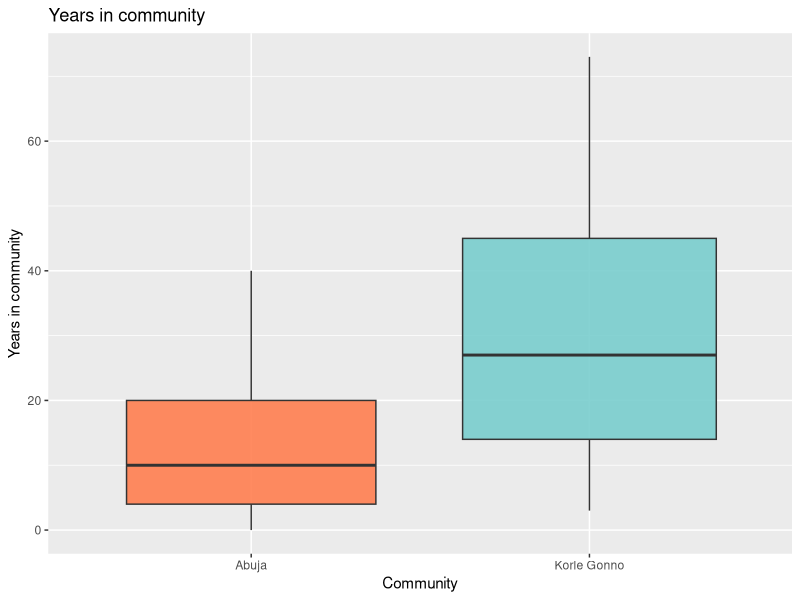
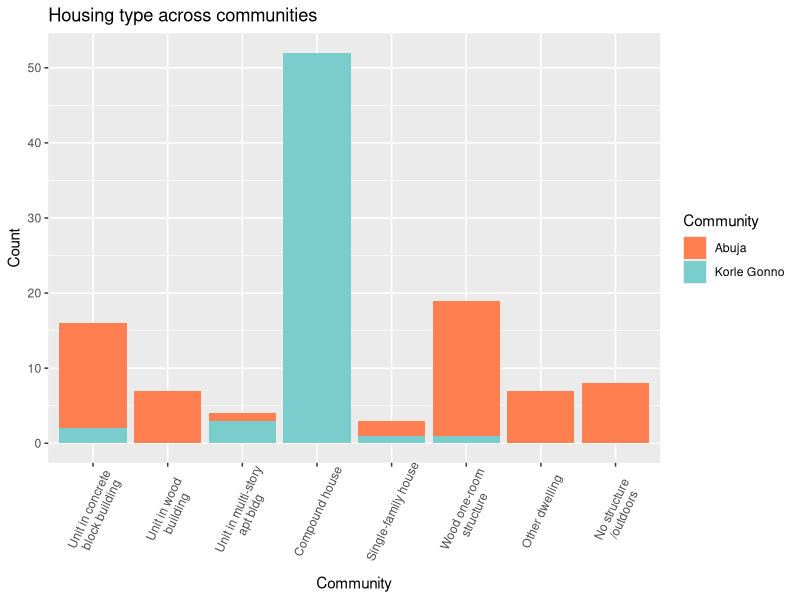
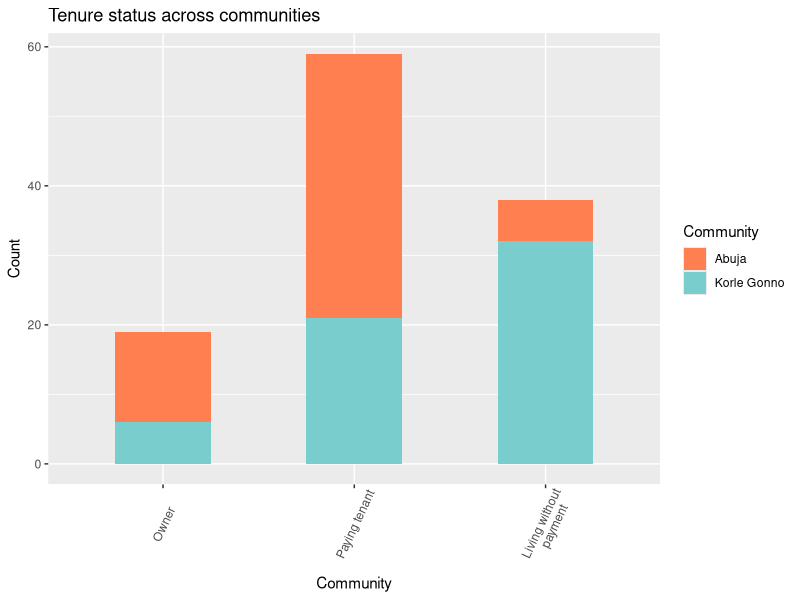
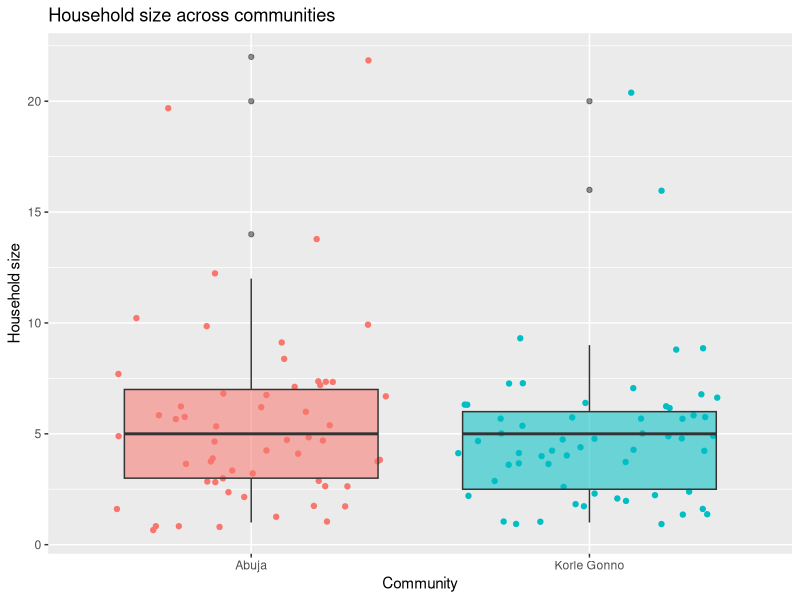
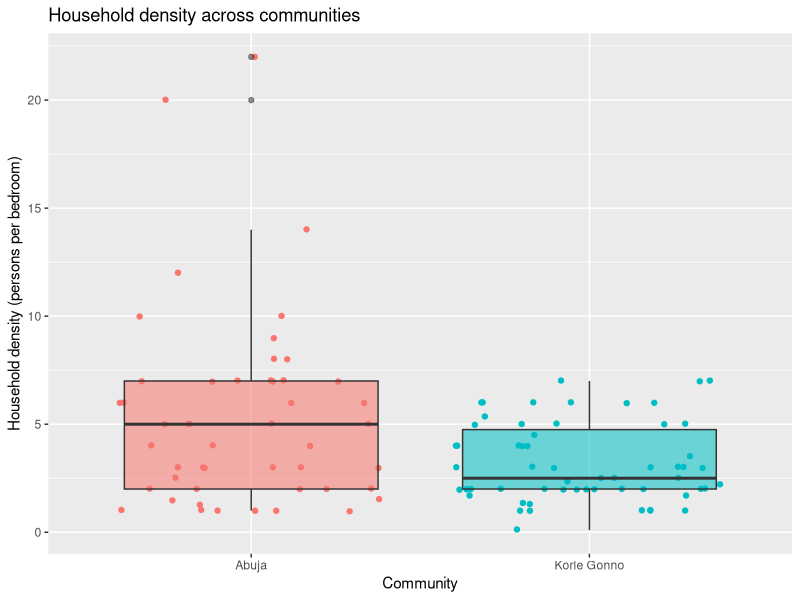
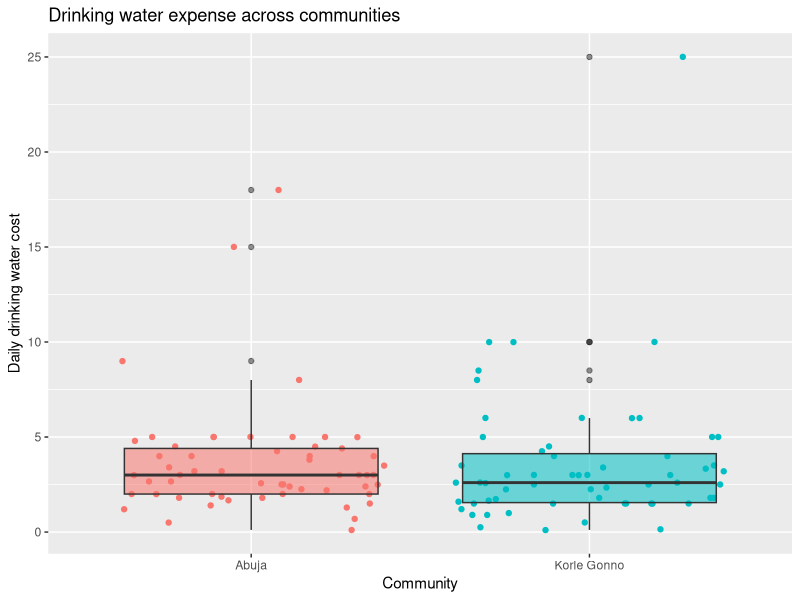
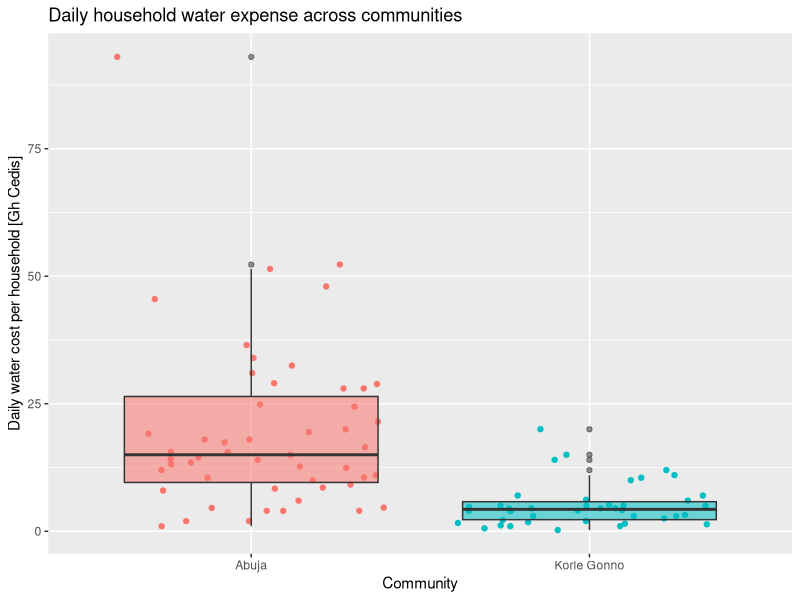
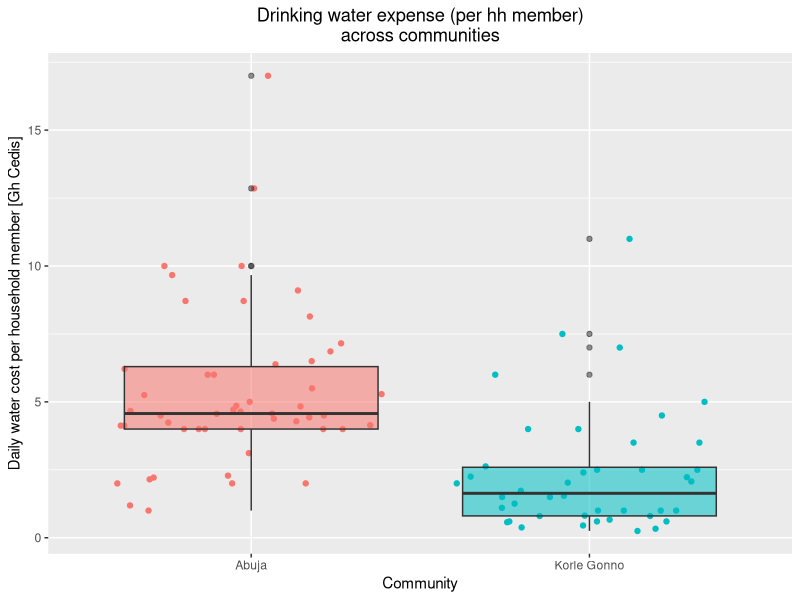

Write the R code that produced these figures, in order.
## ---- chunk 1
library(tidyverse)
library(dplyr)
library(readxl)
library(tidyr)
## ---- chunk 2
data <- read_excel(here::here("data/raw/r_household_survey_analysis.xlsx"))
## ---- chunk 3

# Add variables I will need

processed_data <- data |> 
  mutate(hh_size = adult_count + child_count,.after=child_count)  |> 
  mutate(density = hh_size / rooms_in_hh,.after =rooms_in_hh) 

processed_data <- processed_data %>% 
  group_by(time_of_last_coping) %>% 
  mutate(mean_storage_for_coping_time = mean(storage),.after = time_of_last_coping) 

## ---- chunk 4

processed_data <- processed_data %>%
  mutate(density = na_if(density,Inf)) %>% 
  mutate(secondary_dw_source = na_if(secondary_dw_source,"na")) %>% 
  mutate(reasons_secondary_dw = na_if(reasons_secondary_dw,"na")) %>% 
  mutate(preferred_brand = na_if(preferred_brand,"na")) %>% 
  mutate(secondary_water_source = na_if(secondary_water_source,"na")) %>% 
  mutate(coping_mechanisms = na_if(coping_mechanisms, "na")) %>% 
  mutate(business_type = na_if(business_type,"na")) %>% 
  mutate(daily_hh_water_cost = na_if(daily_hh_water_cost, "na")) %>% 
  mutate(daily_hh_water_cost_phhm = na_if(daily_hh_water_cost_phhm,"na")) 

processed_data$daily_hh_water_cost <- as.numeric(processed_data$daily_hh_water_cost)
processed_data$daily_hh_water_cost_phhm <- as.numeric(processed_data$daily_hh_water_cost_phhm)
## ---- chunk 5
abuja_data <- filter(.data = processed_data,
                    community=="abuja")
kg_data <- filter(.data = processed_data,
                  community == "kg")
## ---- chunk 6
#Label housing categories
housing_labels <- c("block_unit" = "Unit in concrete\nblock building",
                              "wood_unit" = "Unit in wood\n building",
                              "multistory_apt" = "Unit in multi-story\napt bldg",
                              "compound_house" = "Compound house",
                              "house" = "Single-family house",
                              "wood_shack" = "Wood one-room\nstructure",
                              "other" = "Other dwelling",
                              "no_structure" = "No structure\n/outdoors")


#Set order of housing type categories
processed_data$housing_type <- factor(processed_data$housing_type, 
                                    levels = c("block_unit",
                                                "wood_unit",
                                                "multistory_apt",
                                                "compound_house",
                                                "house",
                                                "wood_shack",
                                                "other",
                                                "no_structure"))

#label tenure status options
tenure_labels <- c("no_payment" = "Living without \n payment",
                              "owned" = "Owner",
                              "rented" = "Paying tenant")

#Set order of tenure status
processed_data$tenure <- factor(processed_data$tenure,
                              levels = c("owned",
                                         "rented",
                                         "no_payment"))

#labels for time of last coping
time_of_coping_labels <- c("last_3_days" = "In the last three days",
                                        "last_7_days" = "In the last week",
                                        "last_30_days" = "In the last month",
                                         "last_year" = "In the last year",
                                         "over_year_ago" = "Over a year ago",
                                         "na" = "Never/cannot remember")

#orders of time of last coping
processed_data$time_of_last_coping <- factor(processed_data$time_of_last_coping,
                                             levels = c("last_3_days",
                                                        "last_7_days",
                                                        "last_30_days",
                                                        "last_year",
                                                        "over_year_ago",
                                                        "na"))

#communities
community_labels <- c("abuja" = "Abuja",
                      "kg" = "Korle Gonno")

## ---- chunk 7
processed_data |> 
  ggplot(mapping = aes(x=community,
                       y = years_in_community,
                       fill = community)) +
  geom_boxplot(varwidth=TRUE,alpha=0.9) +
  labs(title="Years in community",
       x = "Community", 
       y = "Years in community") +
       # caption="" to add a caption
  scale_x_discrete("Community",
                   labels = c("abuja" = "Abuja", 
                              "kg" = "Korle Gonno")) +
              # limits = c("Abuja")) +
  scale_fill_manual(values = c("coral","darkslategray3")) +
                  #  name="Community",
                   # labels=c("Abuja","Korle Gonno"))
  theme(legend.position = "None")
## ---- chunk 8

processed_data %>% 
  ggplot(mapping = aes(housing_type)) +
  geom_bar(aes(fill = community)) +  
  theme(axis.text.x = element_text(angle=65, vjust=0.6)) + 
  labs(title="Housing type across communities",
       x = "Housing type", 
       y = "Count") +
  scale_x_discrete("Community",
                   labels = housing_labels
                   ) + #controls x-axis
  scale_fill_manual(values = c("coral","darkslategray3"),
                    name="Community",
                    labels=c("Abuja","Korle Gonno")) #controls legend
    
#    facet_wrap(~community)
## ---- chunk 9
processed_data |> 
  ggplot(mapping=aes(tenure)) +
  geom_bar(aes(fill=community), width = 0.5) + 
  theme(axis.text.x = element_text(angle=65, vjust=0.6)) + 
  labs(title="Tenure status across communities",
       x = "Tenure status",
       y = "Count") + 
  scale_x_discrete("Community",
                   labels = tenure_labels) + #controls x-axis
  scale_fill_manual(values = c("coral","darkslategray3"),
                    name="Community",
                    labels=c("Abuja","Korle Gonno")) #controls legend

#from: https://r-statistics.co/Top50-Ggplot2-Visualizations-MasterList-R-Code.html#Histogram
## ---- chunk 10
processed_data |> 
  ggplot(mapping = aes(x=community,
                       y = hh_size,
                       fill = community)) +
  labs(title="Household size across communities",
       y = "Household size") +
  scale_x_discrete("Community",
                   labels = c("abuja" = "Abuja", 
                              "kg" = "Korle Gonno")) +  
  theme(legend.position = "None") +
  geom_jitter(mapping = aes(color = community)) +
  geom_boxplot(mapping = aes(alpha = 0.5))
## ---- chunk 11
processed_data |> 
  ggplot(mapping = aes(x=community,
                       y = density,
                       fill = community)) +
  labs(title="Household density across communities",
       y = "Household density (persons per bedroom)") +
  scale_x_discrete("Community",
                   labels = c("abuja" = "Abuja", 
                              "kg" = "Korle Gonno")) +  
  theme(legend.position = "None") +
  geom_jitter(mapping = aes(color = community)) +
  geom_boxplot(mapping = aes(alpha = 0.5))
## ---- chunk 12
processed_data |> 
  ggplot(mapping = aes(x=community,
                       y = daily_dw_cost_pp,
                       fill = community)) +
  labs(title="Drinking water expense across communities",
       y = "Daily drinking water cost") +
  scale_x_discrete("Community",
                   labels = c("abuja" = "Abuja", 
                              "kg" = "Korle Gonno")) +  
  theme(legend.position = "None") +
  geom_jitter(mapping = aes(color = community)) +
  geom_boxplot(mapping = aes(alpha = 0.5))
## ---- chunk 13
processed_data |> 
  ggplot(mapping = aes(x=community,
                       y = daily_hh_water_cost,
                       fill = community)) +
  labs(title="Daily household water expense across communities",
       y = "Daily water cost per household [Gh Cedis]") +
  scale_x_discrete("Community",
                   labels = c("abuja" = "Abuja", 
                              "kg" = "Korle Gonno")) +  
  theme(legend.position = "None") +
  #geom_violin()
  geom_jitter(mapping = aes(color = community)) +
  geom_boxplot(mapping = aes(alpha = 0.5))


## ---- chunk 14

processed_data |> 
  ggplot(mapping = aes(x=community,
                       y = daily_hh_water_cost_phhm,
                       fill = community)) +
  labs(title="Drinking water expense (per hh member)\nacross communities",
       y = "Daily water cost per household member [Gh Cedis]") +
  scale_x_discrete("Community",
                   labels = c("abuja" = "Abuja", 
                              "kg" = "Korle Gonno")) +  
  theme(legend.position = "None",
        plot.title = element_text(hjust = 0.5)) +
  geom_jitter(mapping = aes(color = community)) +
  geom_boxplot(mapping = aes(alpha = 0.5))
## ---- chunk 15
processed_data |> 
  ggplot(mapping = aes(x=community,
                       y = storage,
                       fill = community)) +
  labs(title="Household water storage capacity\nacross communities",
       y = "Water storage capacity [liters]") +
  scale_x_discrete("Community",
                   labels = c("abuja" = "Abuja", 
                              "kg" = "Korle Gonno")) +  
  theme(legend.position = "None",
        plot.title = element_text(hjust = 0.5)) +
  geom_violin() 
## ---- chunk 16
processed_data |> 
  ggplot(mapping = aes(x=community,
                       y = days_struggle,
                       fill = community)) +
  labs(title="Typical number of weekdays a household struggles\nto find water",
       y = "Typical days of struggle (out of 7)") +
  scale_x_discrete("Community",
                   labels = c("abuja" = "Abuja", 
                              "kg" = "Korle Gonno")) +  
  theme(legend.position = "None",
        plot.title = element_text(hjust = 0.5)) +
  geom_violin()
## ---- chunk 17
processed_data |> 
  ggplot(mapping = aes(x=community,
                       y = piped_point_dist_km,
                       fill = community)) +
  labs(title="Distance to nearest piped water source",
       x = "Community", 
       y = "Distance [km]") +
       # caption="" to add a caption
  scale_x_discrete("Community",
                   #labels = community_labels) +
                     labels = c("abuja" = "Abuja\nn=58", 
                              "kg" = "Korle Gonno\nn=58")) +
  scale_fill_manual(values = c("coral","darkslategray3")) +
                  #  name="Community",
                   # labels=c("Abuja","Korle Gonno"))
  theme(legend.position = "None") +
  geom_violin() 
## ---- chunk 18
community_labels <- c("abuja" = "Abuja",
                      "kg" = "Korle Gonno")
processed_data |> 
  ggplot(mapping = aes(x = storage,
                       y = days_struggle,
                       color = community)) +
  labs(title="Typical number of weekdays a household struggles\nto find water, compared to storage capacity",
       x = "Storage capacity [liters]",
       y = "Typical days of struggle (out of 7)") +  
  theme(legend.position = "None",
        plot.title = element_text(hjust = 0.5)) +
  geom_point() + 
  geom_smooth(method = "lm") +
  facet_wrap("community", 
             ncol = 2)
#             labeller = label_value(community_labels)) #not working, why??

## ---- chunk 19
glimpse(processed_data)
processed_data |>
  ggplot(mapping = aes(x = time_of_last_coping,
                       y = storage,
                       color = community)) +
  geom_point() + 
  labs(title="Household water storage capacity\nand time of last coping strategy",
       y = "Water storage capacity [liters]") +
  theme(axis.text.x = element_text(angle=65, 
                                   vjust=0.55),
        plot.title = element_text(hjust = 0.5),
        legend.position = "none") +
  scale_x_discrete("Time of last coping mechanism",
                   labels = time_of_coping_labels) + #controls x-axis
#  geom_smooth(y = processed_data$mean_storage_for_coping_time,
 #   method = "lm")+
  
  facet_wrap("community", ncol = 2)

## ---- chunk 20
  
processed_data |> 
  ggplot(mapping = aes(x = days_struggle,
                       y = daily_hh_water_cost_phhm,
                       color = community)) +
  geom_point() + 
  geom_smooth(method = lm)+
  labs(title="Daily household water cost per hhm\nand frequency of struggle to find water in a week",
       y = "Cost[GHC per hh member]",
       x = "Days of struggle in a week") +
  theme(axis.text.x = element_text(angle=65, 
                                   vjust=0.55),
        plot.title = element_text(hjust = 0.5),
        legend.position = "none") + #controls x-axis

  facet_wrap("community", ncol = 2)

## ---- chunk 21
processed_data |> 
  ggplot(mapping = aes(x=payment_mode,
                       y = days_struggle,
                       fill = community)) +
  labs(title="Payment modes",
       y = "Days struggle") +
  scale_x_discrete("Payment mode and days struggle",
                   labels = c("both" = "Both\n(n=?)", 
                              "pay_to_fetch" = "Pay per bucket \n(n=???)",
                              "shares_bill" = "Pays all or part\n of monthly bill\n(n=??)")) +  
  theme(#legend.position = "None", I wonder how to get rid of the alpha one?
        plot.title = element_text(hjust = 0.5)) +
  geom_jitter(mapping = aes(color=community,
                            alpha = .99)) +
  geom_boxplot(mapping = aes(alpha = 0.4),
               varwidth = TRUE)
## ---- chunk 22

lm_storage_struggle <- lm(processed_data$storage~processed_data$days_struggle) 
plot(lm_storage_struggle)
summary(lm_storage_struggle)

lm_storage_struggle_abuja <- lm(abuja_data$storage ~ abuja_data$days_struggle)
summary(lm_storage_struggle_abuja)

lm_storage_struggle_kg <- lm(kg_data$storage ~ kg_data$days_struggle)
summary(lm_storage_struggle_kg)

## ---- chunk 23

lm_storage_phhm_cost <- lm(processed_data$storage~processed_data$daily_hh_water_cost_phhm) 
plot(lm_storage_phhm_cost)
summary(lm_storage_phhm_cost)

lm_storage_struggle_abuja <- lm(abuja_data$storage ~ abuja_data$days_struggle)
summary(lm_storage_struggle_abuja)

lm_storage_struggle_kg <- lm(kg_data$storage ~ kg_data$days_struggle)
summary(lm_storage_struggle_kg)

## ---- chunk 24
#all data
lm_distance_struggle <- lm(processed_data$piped_point_dist_km ~processed_data$days_struggle) 
#plot(lm_distance_struggle)
summary(lm_distance_struggle)
#Abuja data
lm_distance_struggle_abuja <- lm(abuja_data$piped_point_dist_km ~ abuja_data$days_struggle)
summary(lm_distance_struggle_abuja)
#KG data
lm_distance_struggle_kg <- lm(kg_data$piped_point_dist_km ~ kg_data$days_struggle)
summary(lm_distance_struggle_kg)

